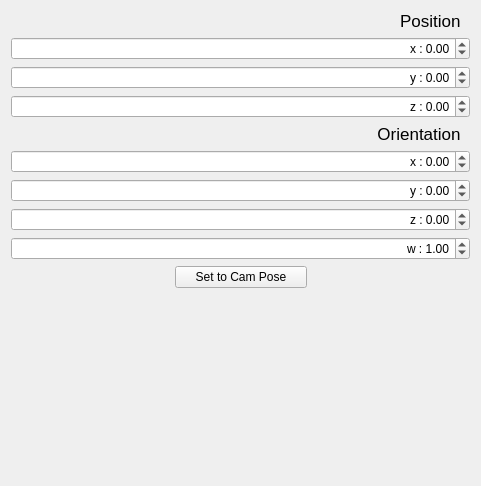
         <widget class="QWidget" name="page">
          <property name="geometry">
           <rect>
            <x>0</x>
            <y>0</y>
            <width>481</width>
            <height>486</height>
           </rect>
          </property>
          <attribute name="label">
           <string>Edit Pose</string>
          </attribute>
          <attribute name="toolTip">
           <string>Edit the pose and transition time of the marker.</string>
          </attribute>
          <layout class="QVBoxLayout" name="verticalLayout_8">
           <item>
            <layout class="QVBoxLayout" name="verticalLayout_5">
             <property name="sizeConstraint">
              <enum>QLayout::SetMinimumSize</enum>
             </property>
             <item>
              <widget class="QLabel" name="label_2">
               <property name="font">
                <font>
                 <pointsize>13</pointsize>
                </font>
               </property>
               <property name="layoutDirection">
                <enum>Qt::LeftToRight</enum>
               </property>
               <property name="text">
                <string>Position  </string>
               </property>
               <property name="alignment">
                <set>Qt::AlignRight|Qt::AlignTrailing|Qt::AlignVCenter</set>
               </property>
              </widget>
             </item>
             <item>
              <widget class="QDoubleSpinBox" name="translation_x_spin_box">
               <property name="alignment">
                <set>Qt::AlignRight|Qt::AlignTrailing|Qt::AlignVCenter</set>
               </property>
               <property name="prefix">
                <string>x : </string>
               </property>
               <property name="minimum">
                <double>-9999.000000000000000</double>
               </property>
               <property name="maximum">
                <double>9999.989999999999782</double>
               </property>
               <property name="singleStep">
                <double>0.010000000000000</double>
               </property>
              </widget>
             </item>
             <item>
              <widget class="QDoubleSpinBox" name="translation_y_spin_box">
               <property name="alignment">
                <set>Qt::AlignRight|Qt::AlignTrailing|Qt::AlignVCenter</set>
               </property>
               <property name="prefix">
                <string>y : </string>
               </property>
               <property name="minimum">
                <double>-9999.000000000000000</double>
               </property>
               <property name="maximum">
                <double>9999.000000000000000</double>
               </property>
               <property name="singleStep">
                <double>0.010000000000000</double>
               </property>
              </widget>
             </item>
             <item>
              <widget class="QDoubleSpinBox" name="translation_z_spin_box">
               <property name="alignment">
                <set>Qt::AlignRight|Qt::AlignTrailing|Qt::AlignVCenter</set>
               </property>
               <property name="prefix">
                <string>z : </string>
               </property>
               <property name="minimum">
                <double>-9999.000000000000000</double>
               </property>
               <property name="maximum">
                <double>9999.989999999999782</double>
               </property>
               <property name="singleStep">
                <double>0.010000000000000</double>
               </property>
              </widget>
             </item>
             <item>
              <widget class="QLabel" name="label_5">
               <property name="font">
                <font>
                 <pointsize>13</pointsize>
                </font>
               </property>
               <property name="text">
                <string>Orientation  </string>
               </property>
               <property name="alignment">
                <set>Qt::AlignRight|Qt::AlignTrailing|Qt::AlignVCenter</set>
               </property>
              </widget>
             </item>
             <item>
              <widget class="QDoubleSpinBox" name="rotation_x_spin_box">
               <property name="alignment">
                <set>Qt::AlignRight|Qt::AlignTrailing|Qt::AlignVCenter</set>
               </property>
               <property name="prefix">
                <string>x : </string>
               </property>
               <property name="minimum">
                <double>-9999.000000000000000</double>
               </property>
               <property name="maximum">
                <double>9999.989999999999782</double>
               </property>
               <property name="singleStep">
                <double>0.010000000000000</double>
               </property>
              </widget>
             </item>
             <item>
              <widget class="QDoubleSpinBox" name="rotation_y_spin_box">
               <property name="alignment">
                <set>Qt::AlignRight|Qt::AlignTrailing|Qt::AlignVCenter</set>
               </property>
               <property name="prefix">
                <string>y : </string>
               </property>
               <property name="minimum">
                <double>-9999.000000000000000</double>
               </property>
               <property name="maximum">
                <double>9999.989999999999782</double>
               </property>
               <property name="singleStep">
                <double>0.010000000000000</double>
               </property>
              </widget>
             </item>
             <item>
              <widget class="QDoubleSpinBox" name="rotation_z_spin_box">
               <property name="alignment">
                <set>Qt::AlignRight|Qt::AlignTrailing|Qt::AlignVCenter</set>
               </property>
               <property name="prefix">
                <string>z : </string>
               </property>
               <property name="minimum">
                <double>-9999.000000000000000</double>
               </property>
               <property name="maximum">
                <double>9999.989999999999782</double>
               </property>
               <property name="singleStep">
                <double>0.010000000000000</double>
               </property>
              </widget>
             </item>
             <item>
              <widget class="QDoubleSpinBox" name="rotation_w_spin_box">
               <property name="alignment">
                <set>Qt::AlignRight|Qt::AlignTrailing|Qt::AlignVCenter</set>
               </property>
               <property name="prefix">
                <string>w : </string>
               </property>
               <property name="minimum">
                <double>-9999.000000000000000</double>
               </property>
               <property name="maximum">
                <double>9999.989999999999782</double>
               </property>
               <property name="singleStep">
                <double>0.010000000000000</double>
               </property>
               <property name="value">
                <double>1.000000000000000</double>
               </property>
              </widget>
             </item>
             <item>
              <layout class="QHBoxLayout" name="horizontalLayout_2">
               <item>
                <spacer name="horizontalSpacer_2">
                 <property name="orientation">
                  <enum>Qt::Horizontal</enum>
                 </property>
                 <property name="sizeHint" stdset="0">
                  <size>
                   <width>40</width>
                   <height>20</height>
                  </size>
                 </property>
                </spacer>
               </item>
               <item>
                <widget class="QPushButton" name="set_pose_to_cam_button">
                 <property name="minimumSize">
                  <size>
                   <width>0</width>
                   <height>0</height>
                  </size>
                 </property>
                 <property name="toolTip">
                  <string>&lt;html&gt;&lt;head/&gt;&lt;body&gt;&lt;p&gt;Set the selected marker's pose to the current pose of the rviz camera.&lt;/p&gt;&lt;/body&gt;&lt;/html&gt;</string>
                 </property>
                 <property name="text">
                  <string>     Set to Cam Pose     </string>
                 </property>
                </widget>
               </item>
               <item>
                <spacer name="horizontalSpacer_9">
                 <property name="orientation">
                  <enum>Qt::Horizontal</enum>
                 </property>
                 <property name="sizeHint" stdset="0">
                  <size>
                   <width>40</width>
                   <height>20</height>
                  </size>
                 </property>
                </spacer>
               </item>
              </layout>
             </item>
             <item>
              <spacer name="verticalSpacer_5">
               <property name="orientation">
                <enum>Qt::Vertical</enum>
               </property>
               <property name="sizeHint" stdset="0">
                <size>
                 <width>20</width>
                 <height>40</height>
                </size>
               </property>
              </spacer>
             </item>
            </layout>
           </item>
          </layout>
         </widget>
